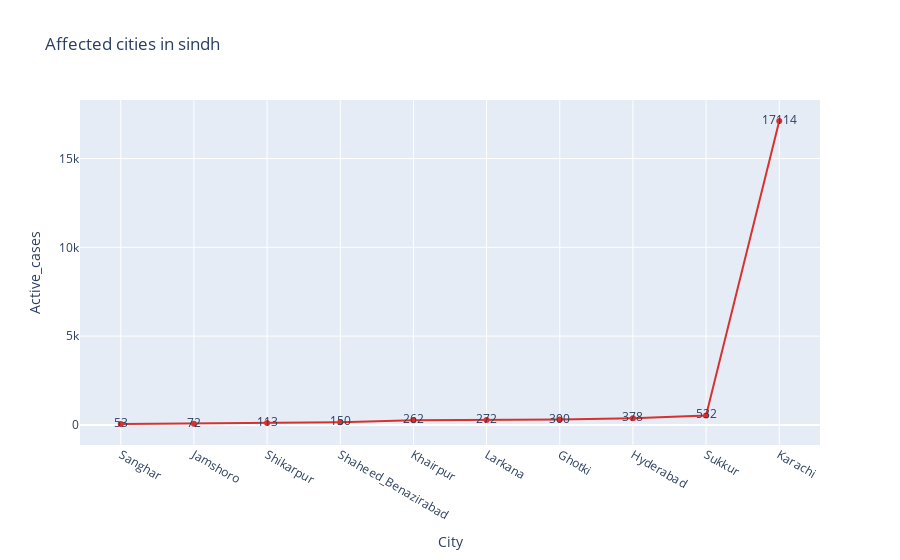

The code cell stored with this chart in its notebook:
### Markdown cell above
### Graphical visualization

### Code cell
fig = px.line(world.sort_values('Active_cases', ascending=False)[:10][::-1], 
             x='City', y='Active_cases', color_discrete_sequence=['#D63230'],
             title='Affected cities in sindh', text='Active_cases', orientation='h')
fig.show()

### Figure 1 — Plotly figure (JSON) as saved in the notebook; plotly's stock layout.template omitted (floating-point values rounded to 4 significant figures)
{"data": [{"hovertemplate": "City=%{x}<br>Active_cases=%{text}<extra></extra>", "legendgroup": "", "line": {"color": "#D63230", "dash": "solid"}, "mode": "lines+markers+text", "name": "", "orientation": "h", "showlegend": false, "text": [53, 72, 113, 150, 262, 272, 300, 378, 532, 17114], "type": "scatter", "x": ["Sanghar", "Jamshoro", "Shikarpur", "Shaheed_Benazirabad", "Khairpur", "Larkana", "Ghotki", "Hyderabad", "Sukkur", "Karachi"], "xaxis": "x", "y": [53, 72, 113, 150, 262, 272, 300, 378, 532, 17114], "yaxis": "y"}], "layout": {"legend": {"tracegroupgap": 0}, "title": {"text": "Affected cities in sindh"}, "xaxis": {"anchor": "y", "domain": [0, 1], "title": {"text": "City"}}, "yaxis": {"anchor": "x", "domain": [0, 1], "title": {"text": "Active_cases"}}}}
